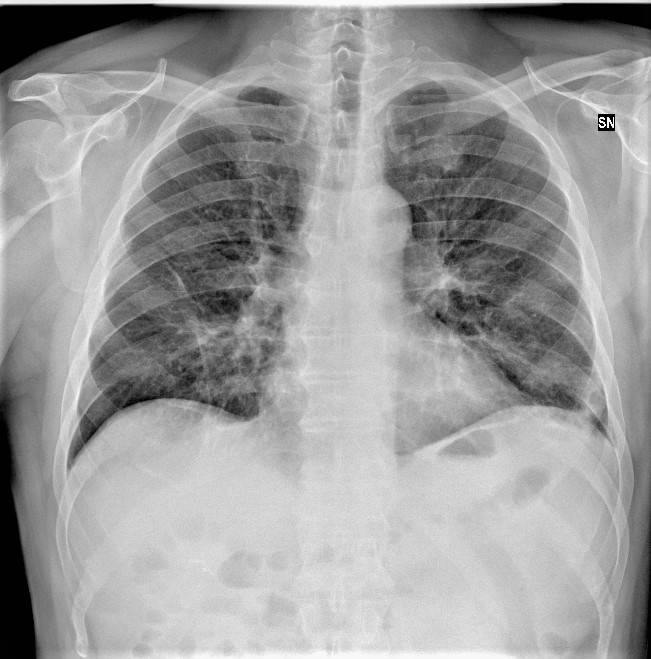
%> input picture COVIDE dataset/a22.jpeg, 651 x 659 px
$ octave COVIDEdge.m   (GNU Octave 9; MATLAB toolbox functions it lacks are replaced by stand-ins)
%> lines starting %> are read from the running program, lines starting %| are printed output that depends on the picture; in (x1, y1, x2, y2) boxes, pixels count from 0 and x2, y2 are one past the last pixel; in counts of white or black regions, pixels touching at a corner belong together; the program's own positions count from 1
readim = imread('a22.jpeg');
%> readim is the input picture: size 659x651x3 uint8; min 0, max 255, mean 155.5
imwrite(readim,'indiv1.tif');
i=imread('indiv1.tif');
figure,
subplot(1,2,1);
imshow(i), title('original im');
 BW = im2bw(readim,0.6);
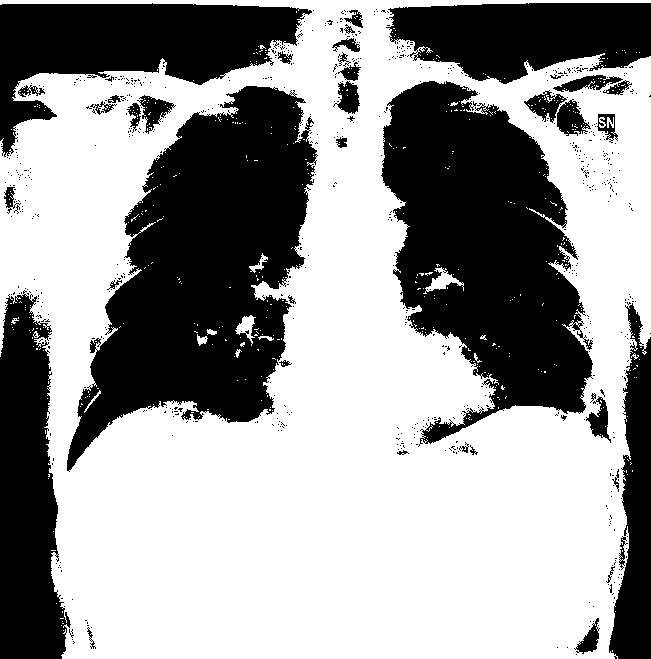
%> BW: size 659x651 logical; 60.4% white; 715 black regions (675 under 20 px), largest, box (x1, y1, x2, y2) and area: (67, 86, 318, 472) 51585, (381, 81, 593, 447) 46129, (0, 3, 312, 157) 21507
  I = edge(BW,'canny');
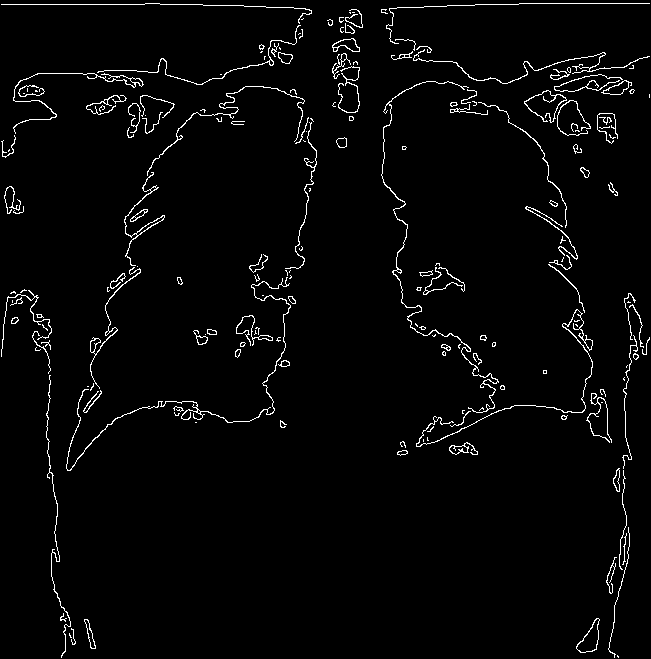
%> I: size 659x651 logical; 2.7% white in thin lines or dots

  subplot(1,2,2);
  imshow(I);
  title('canny detection');

  %imshowpair(imcomplement(BW),I,'montage'); title('binary gradient mask');
 [~, threshold] = edge(BW, 'canny');
%> threshold = [0.126 0.314]
  fudgeFactor = .5;
  BWs = edge(BW,'canny', threshold * fudgeFactor);
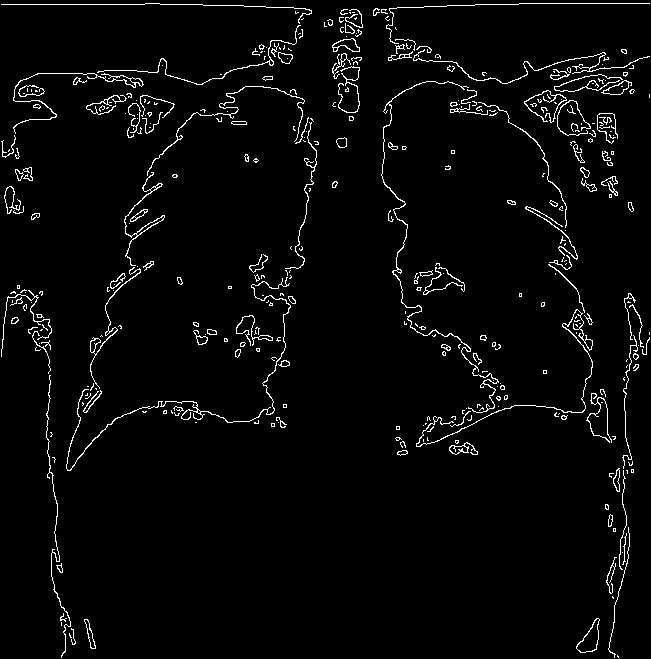
%> BWs: size 659x651 logical; 3.2% white in thin lines or dots
  %imshowpair(BW,BWs,'montage')

 %%%%%%%%%%%% dilation extraction
% [7 lines of commented-out code are left out]

$ run again, with COVIDE dataset/a10.jpeg copied over COVIDE dataset/a22.jpeg
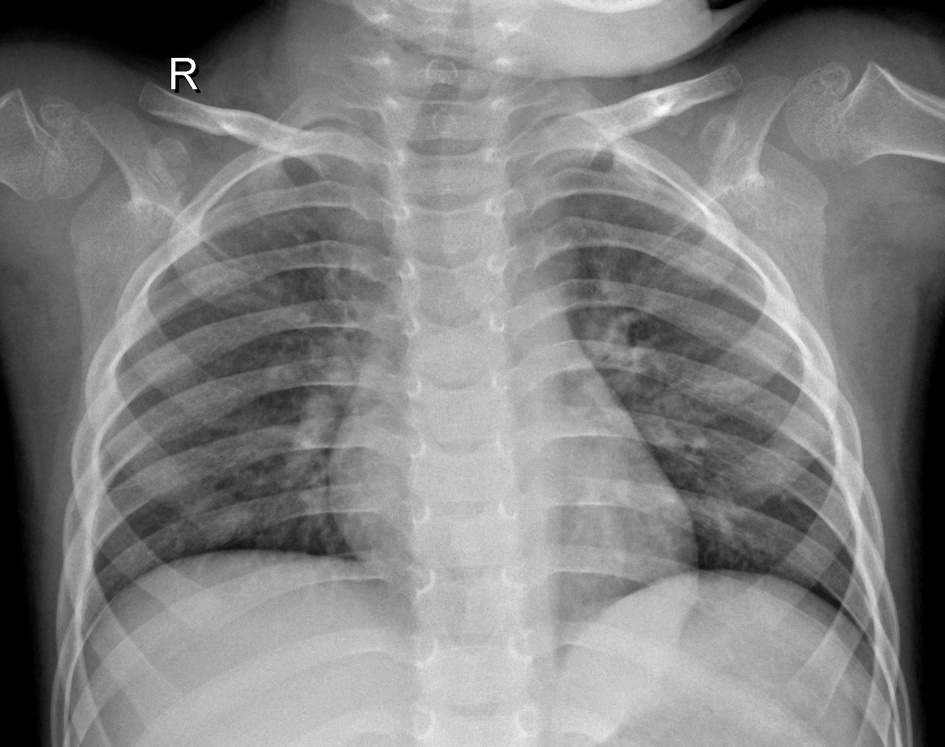
%> input picture COVIDE dataset/a10.jpeg, 945 x 747 px, shrunk from 1600 x 1264 before the run
%> readim is the input picture: size 747x945 uint8; min 0, max 255, mean 128.5
%> `BW = im2bw(readim,0.6);`:
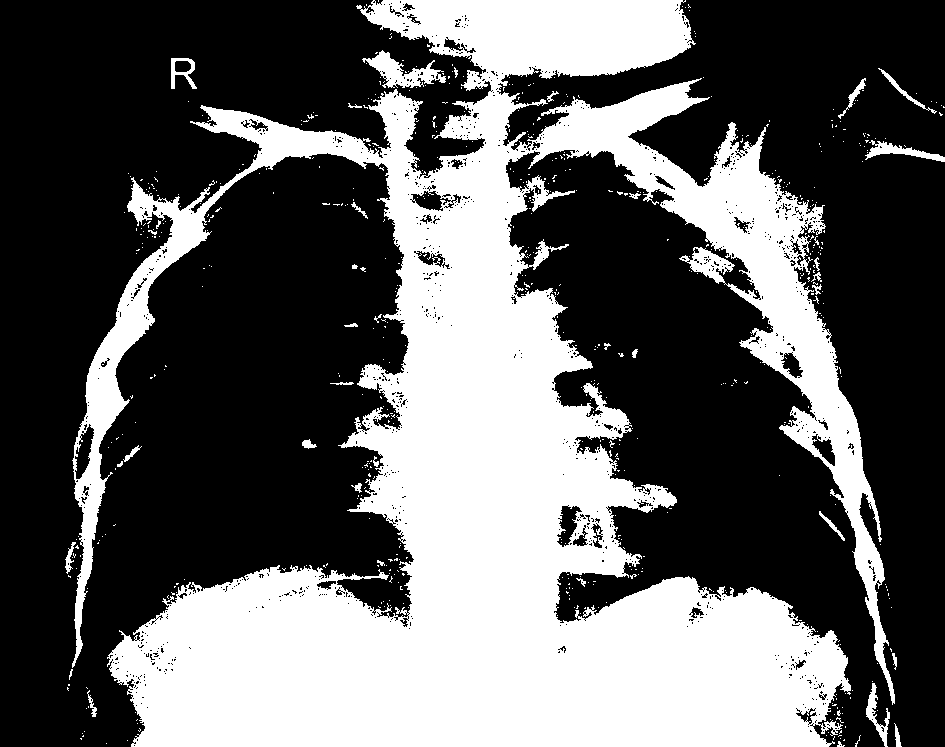
%> BW: size 747x945 logical; 37.7% white; 619 white regions (582 under 20 px), largest, box (x1, y1, x2, y2) and area: (72, 0, 895, 747) 260348, (362, 50, 446, 88) 1271, (865, 140, 945, 162) 609
%> I: size 747x945 logical; 2.9% white in thin lines or dots
%> threshold = [0.124 0.311]
%> `BWs = edge(BW,'canny', threshold * fudgeFactor);`:
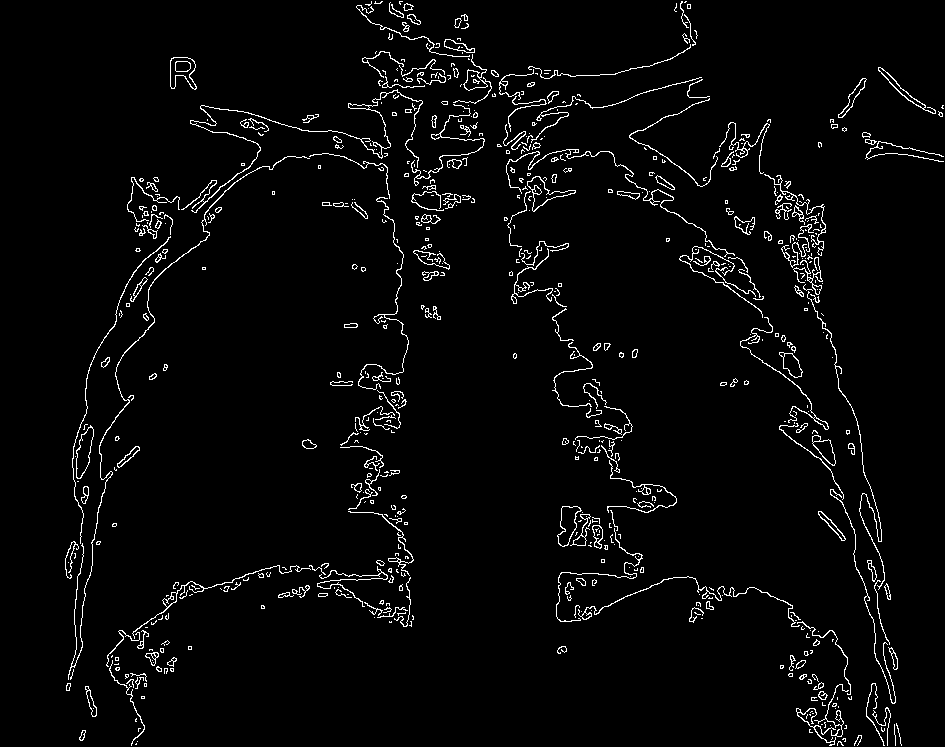
%> BWs: size 747x945 logical; 3.2% white in thin lines or dots

$ run again, with COVIDE dataset/a11.jpeg copied over COVIDE dataset/a22.jpeg
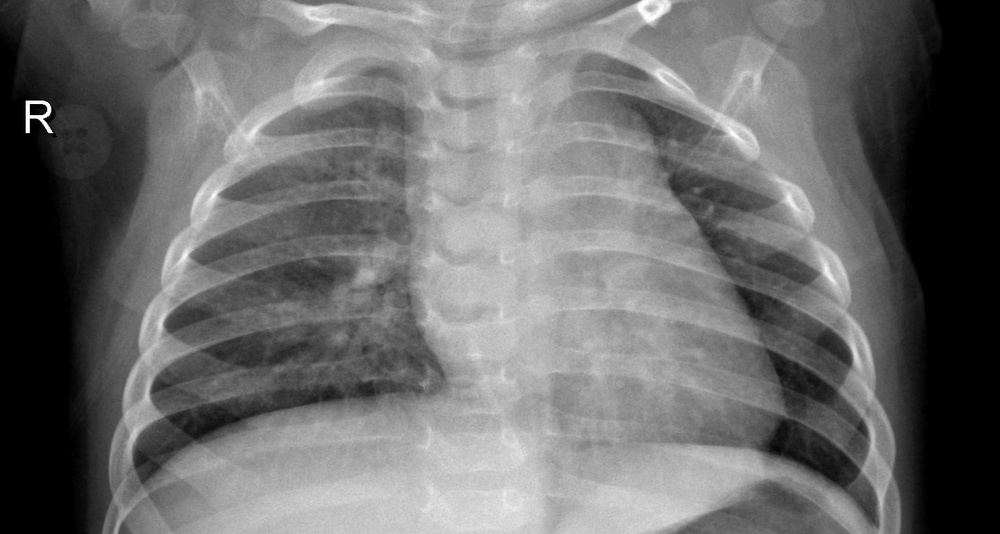
%> input picture COVIDE dataset/a11.jpeg, 1000 x 534 px, shrunk from 1442 x 770 before the run
%> readim is the input picture: size 534x1000 uint8; min 0, max 255, mean 108.7
%> `BW = im2bw(readim,0.6);`:
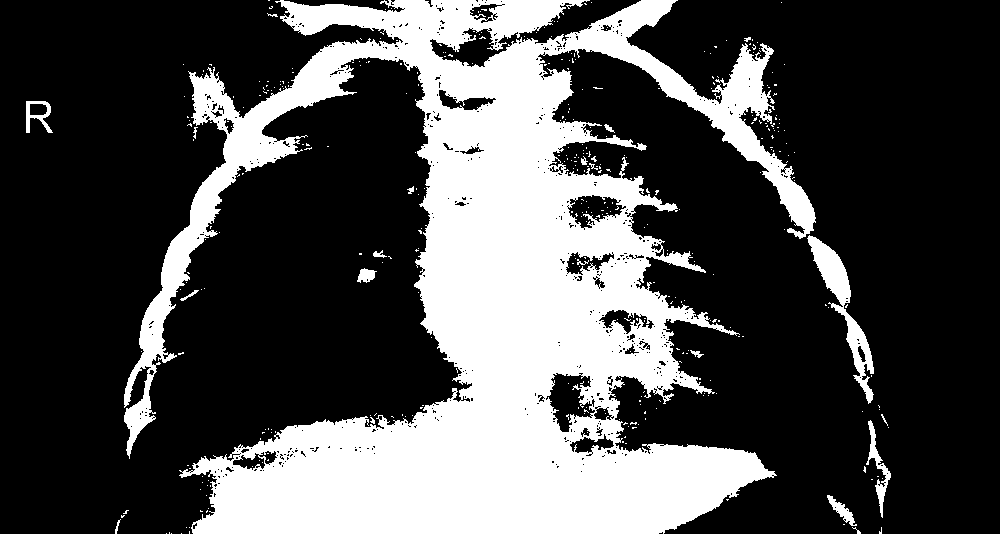
%> BW: size 534x1000 logical; 30.2% white; 379 white regions (359 under 20 px), largest, box (x1, y1, x2, y2) and area: (124, 0, 816, 534) 155578, (807, 235, 874, 404) 2573, (866, 420, 891, 518) 602
%> I: size 534x1000 logical; 2.6% white in thin lines or dots, all inside (x1, y1, x2, y2) = (25, 1, 891, 533)
%> threshold = [0.126 0.314]
%> `BWs = edge(BW,'canny', threshold * fudgeFactor);`:
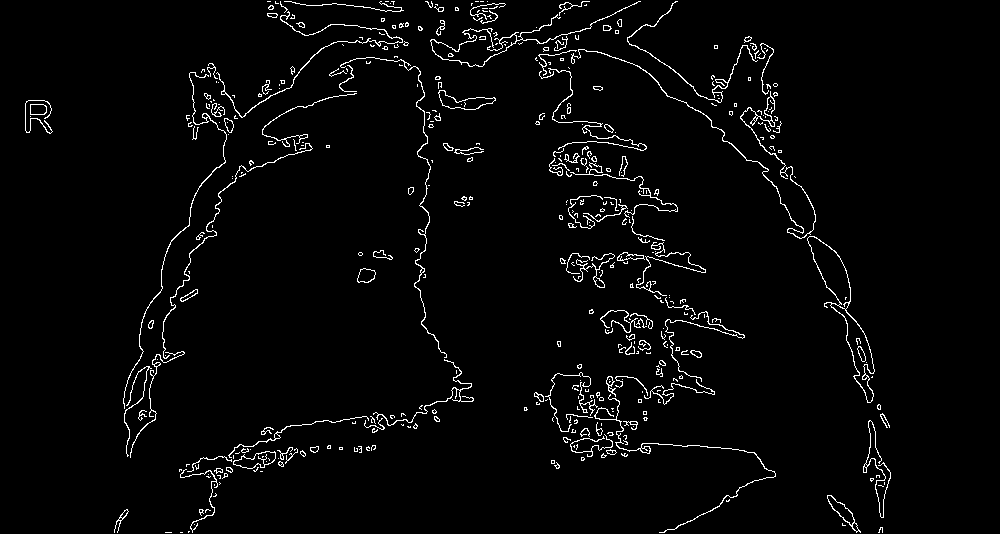
%> BWs: size 534x1000 logical; 2.8% white in thin lines or dots, all inside (x1, y1, x2, y2) = (25, 1, 891, 533)
